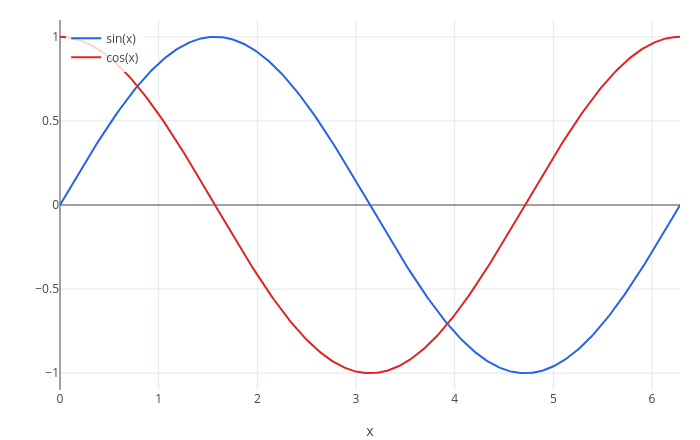

The notebook cell this image was saved under:
### Code cell
plot(sin(x), cos(x), x, 0, 2*pi)

### Figure 1 — Plotly figure (JSON) as saved in the notebook; plotly's stock layout.template omitted (floating-point values rounded to 4 significant figures; data arrays with more than 128 entries replaced by an {"elided": "..."} marker saying what was removed)
{"data": [{"line": {"color": "#2563eb", "width": 2}, "mode": "lines", "name": "sin(x)", "type": "scatter", "x": {"elided": "402 float values"}, "y": {"elided": "402 float values"}}, {"line": {"color": "#dc2626", "width": 2}, "mode": "lines", "name": "cos(x)", "type": "scatter", "x": {"elided": "402 float values"}, "y": {"elided": "402 float values"}}], "layout": {"height": 440, "legend": {"bgcolor": "rgba(255,255,255,0.8)", "x": 0.01, "y": 0.99}, "margin": {"b": 50, "l": 60, "r": 20, "t": 20}, "showlegend": true, "title": {"text": ""}, "width": 700, "xaxis": {"title": {"text": "x"}, "zeroline": true}, "yaxis": {"range": [-1.1, 1.1], "title": {"text": ""}, "zeroline": true}}}
